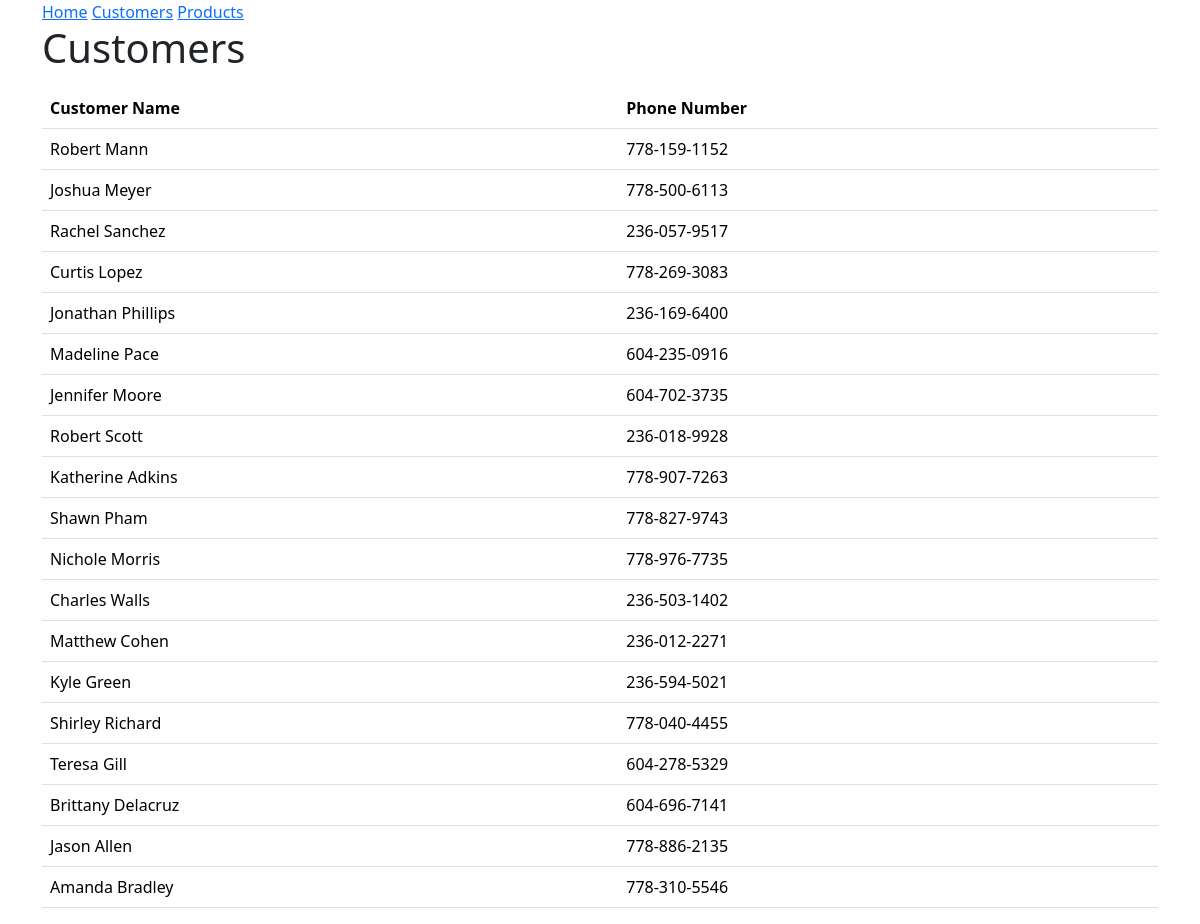
The page /customers on the database as committed earlier.
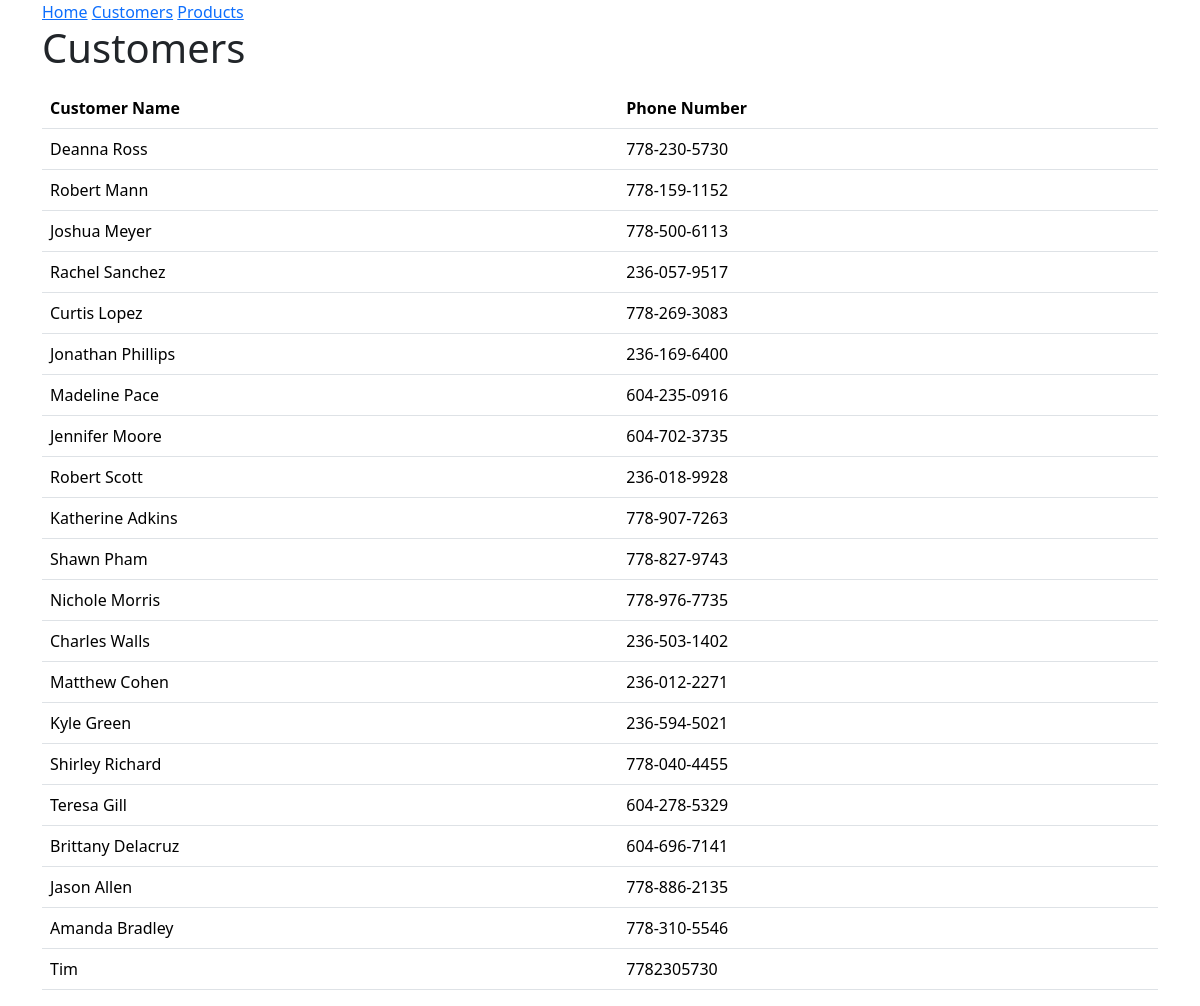
The same page on the database as committed later.
### models.py (models this page shows, shortened)
class Customer(db.Model):
 id = mapped_column(Integer, primary_key=True)
 name = mapped_column(String(200), nullable=False, unique=True)
 phone = mapped_column(String(20), nullable=False)
 balance = mapped_column(Numeric, nullable=False, default=0)

### main.py (the view)
@app.route('/customers')
def customer_list():
    request = db.session.execute(db.select(Customer).order_by(Customer.id))
    customers = []
    for i in request.scalars():
        u = {
            "id": i.id,
            "name": i.name,
            "phone": i.phone,
            "balance": i.balance,
        }
        customers.append(u)
    return render_template("customers.html", customers=customers)

### templates/customers.html (shortened to what this page needs)
{% extends "base.html" %}
{% block content %}
<h1>Customers</h1>
<table class="table">
    <thead class="thead-dark">
    <th>Customer Name</th>
    <th>Phone Number</th>
{% for customer in customers %}
<p>
    <tr>
    <td>{{ customer.name }}</td>
    <td>{{ customer.phone }}</td>
    </tr>
</p>
{% endfor %}
</table>
{% endblock %}

### templates/base.html (shortened to what this page needs)
<!doctype html>
<html lang="en">
    <head>
        <link rel="stylesheet" href="{{ url_for('static', filename='style.css') }}">
        <link href="https://cdn.jsdelivr.net/npm/bootstrap@5.3.3/dist/css/bootstrap.min.css" rel="stylesheet">
    </head>
    <body>
        <div class="container">
        <nav>
            <a href="{{ url_for('homepage') }}">Home</a>
            <a href="{{ url_for('customer_list') }}">Customers</a>
            <a href="{{ url_for('product_list') }}">Products</a>
        </nav>
        {% block content %}
        {% endblock %}
        </div>
    </body>
</html>

Rows that differ between the two databases and show on the page:
added Customer: name "Deanna Ross", phone "778-230-5730"
added Customer: name "Tim", phone "7782305730"
